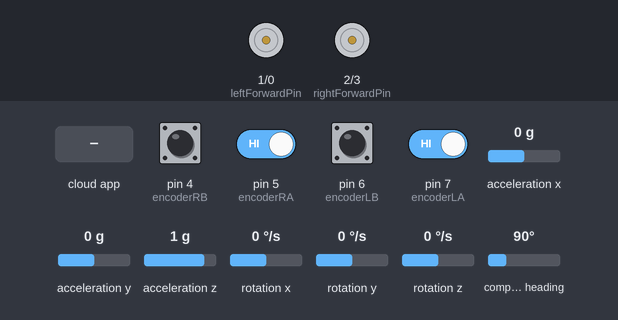
The sketch below on a simulated Arduino Uno, built for the host (arithmetic inside an expression is 32-bit, double 64-bit). Parts: motor-driver pin pairs drawn as motors (green arrow = first pin HIGH = forward, orange = second pin HIGH = backward, longer = more drive, scaled by the enable pin). Inputs (shaded band) come from the test bench; at power-on: pin 4 (encoderRB), pin 5 (encoderRA), pin 6 (encoderLB), pin 7 (encoderLA) HIGH, acceleration x 0 g, acceleration y 0 g, acceleration z 1 g, rotation x 0 °/s, rotation y 0 °/s, rotation z 0 °/s, compass heading 90°. The ROS host is connected and sends only what is stated.

Above: at 3.3 s.
3.4 s: the phone or cloud app sets linear.x to -100
At 3.7 s:
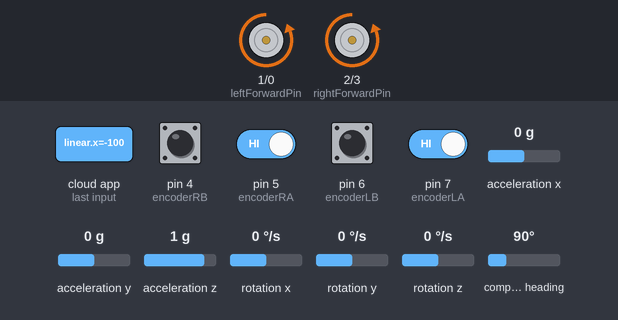
4.9 s: the phone or cloud app sets angular.z to -100
At 6.1 s:
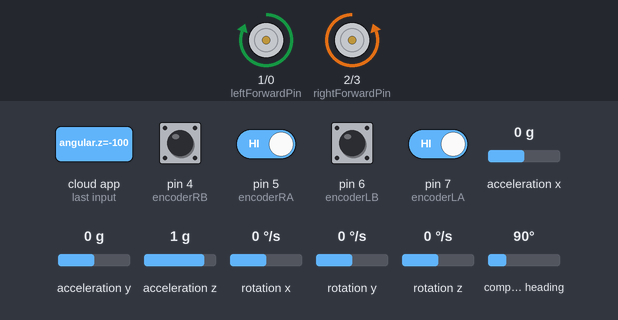
6.4 s: the phone or cloud app sets angular.z to 100
At 7.2 s:
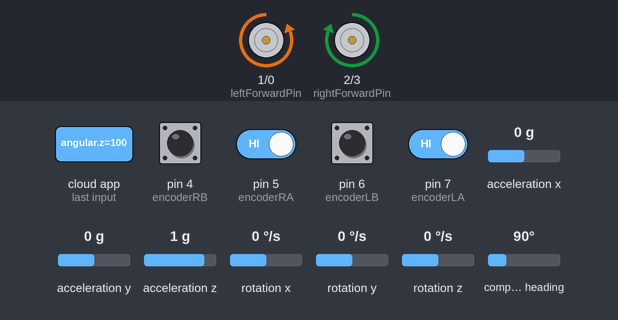
7.9 s: the phone or cloud app sets angular.z to 0
At 8.4 s:
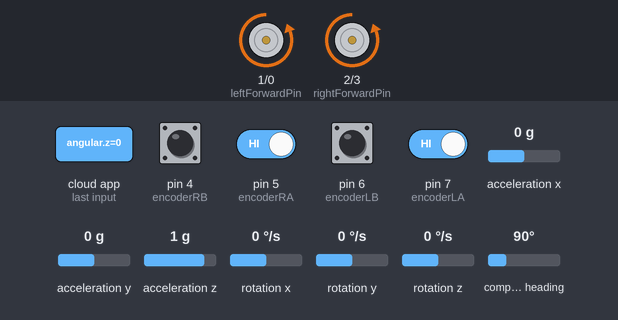
9.4 s: the phone or cloud app sets linear.x to 0
At 10.5 s:
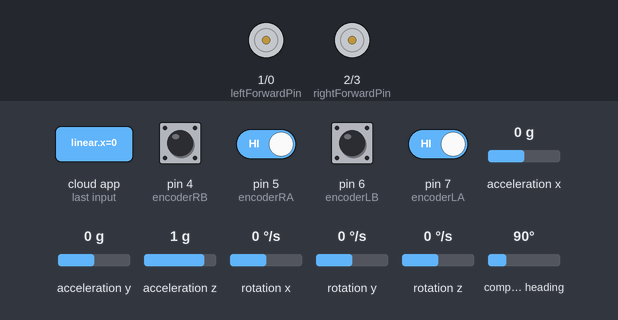
10.9 s: the phone or cloud app sets linear.x to 100
At 11.7 s:
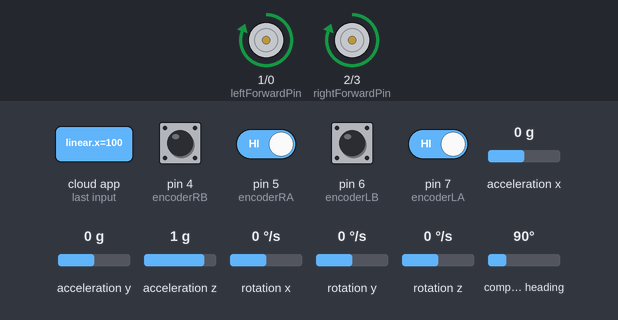
Timing chart, 0 to 13.4 s (numbered marks = the images above; inputs shaded):
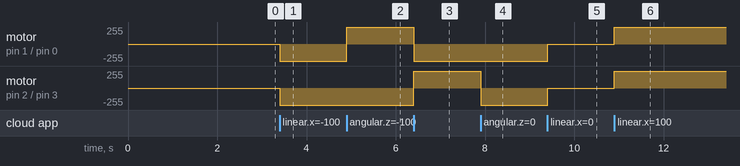

The sketch:

firmware.ino
```cpp
/*
   ------------libraries--
*/
#define USE_USBCON              //for serial connection
#include <ros.h>
#include <ros/time.h>
#include <geometry_msgs/Twist.h>
#include <geometry_msgs/Pose2D.h>
#include <sensor_msgs/Range.h>
#include <Wire.h>
#include <QuadratureEncoder.h>
#include <Odometer.h>
#include <math.h>
#include <Adafruit_Sensor.h>
#include <Adafruit_BNO055.h>
#include <utility/imumaths.h>
#include <Scheduler.h>
#include <Arduino.h>
#include <SPI.h>

/*
   ------------general variables--
*/
//motor controller pin setup
const int leftForwardPin = 1;
const int leftBackwardPin = 0;
const int rightForwardPin = 2;
const int rightBackwardPin = 3;
const int leftMotorPwm = 19;
const int rightMotorPwm = 18;
//encoder pin setup
const int encoderLA = 7;
const int encoderLB = 6;
const int encoderRA = 5;
const int encoderRB = 4;
//bno055 setup
Adafruit_BNO055 bno = Adafruit_BNO055(55);
imu::Vector<3> gyro;
const int bnoRstPin = 8;
//localizaton variables
float head = 0;
float xVector = 0;
float yVector = 0;
float dWay = 0;
float ddWay = 0;
float hold = 0;
//object definitions
Encoder leftEncoder(LEFT);
Encoder rightEncoder(RIGHT);
Odometer odom;
// robots physical values
const double radius_of_wheels = 2.96;      //r(cm)
const double wide_length = 13.6;          //l(cm)
const float motor_one_turn_tick = 297.0;
const float perimeter_of_wheels = 0.186;  //(m)  0.161
const float max_velocity = 0.5;           //(m/s)

/*
    ---------function declerations--
*/
void rightHandlerA();   //functions for encoder interrupt handlers
void rightHandlerB();
void leftHandlerA();
void leftHandlerB();
void cmd_vel_handle(const geometry_msgs::Twist& msg);
void fix_velocities();
float absoluteValue(float value);
float map_func(float value, float inMin, float inMax, float outMin, float outMax);
inline double degToRad(double deg);

/*
   ---------function variable definitions--
*/
//cmd velocity handler
float fwd_message;
float turn_message;
float right_cmd_vel;
float left_cmd_vel;
int mapped_right_vel;
int mapped_left_vel;
//velocity fixerl
long right_enc_pos;
long right_enc_old_pos;
long left_enc_pos;
long left_enc_old_pos;
unsigned long enc_velfix_time_now;
unsigned long enc_velfix_time_old;
float right_enc_vel;
float left_enc_vel;
//pose2d
double x = 1.0;
double y = 0.0;
double theta = 1.57;

/*
    ------------- ROS ------------
*/
ros::NodeHandle  nh;                  //for serial connections (in this case we used wifi)

//pose2d
geometry_msgs::Pose2D pose2d;
ros::Publisher ros_odom("/seyyah/pose2d", &pose2d);

//cmd velocity
ros::Subscriber<geometry_msgs::Twist> sub("/seyyah/cmd_vel", &cmd_vel_handle );

/*
    ------------- ARDUINO ------------
*/
void setup(){
  //rosnode initialize
  nh.initNode();
  nh.subscribe(sub);
  nh.advertise(ros_odom);
  delay(1000);

  //motor encoders setup
  rightEncoder.attach(encoderRA, encoderRB);
  leftEncoder.attach(encoderLA, encoderLB);
  leftEncoder.initialize();
  rightEncoder.initialize();
  attachInterrupt(digitalPinToInterrupt(encoderLA), leftHandlerA , CHANGE);
  attachInterrupt(digitalPinToInterrupt(encoderLB), leftHandlerB , CHANGE);
  attachInterrupt(digitalPinToInterrupt(encoderRA), rightHandlerA , CHANGE);
  attachInterrupt(digitalPinToInterrupt(encoderRB), rightHandlerB , CHANGE);

  //motor controller setup
  pinMode(leftForwardPin,OUTPUT);
  pinMode(leftBackwardPin,OUTPUT);
  pinMode(rightForwardPin,OUTPUT);
  pinMode(rightBackwardPin,OUTPUT);
  pinMode(rightMotorPwm, OUTPUT);
  pinMode(leftMotorPwm, OUTPUT);

  //reset bno055
  pinMode(bnoRstPin, OUTPUT);
  digitalWrite(bnoRstPin, LOW);
  delay(500);
  digitalWrite(bnoRstPin, HIGH);
  delay(500);

  //initialize bno055 absolute orientation sensor
  while (!bno.begin()) {
    nh.logerror("Ooops, no BNO055 detected ... Check your wiring or I2C ADDR!");
    delay(100);
  }
  bno.setExtCrystalUse(true);
  delay(100);

  //save encoders first variables as old
  right_enc_old_pos = rightEncoder.encoderTicks;
  left_enc_old_pos = leftEncoder.encoderTicks;
  enc_velfix_time_old = millis();
}

void loop(){
  //get values from encoders for odometer
  hold = odom.getWay();
  dWay = hold - ddWay;
  ddWay = hold;
  sensors_event_t event;
  bno.getEvent(&event);
  gyro = bno.getVector(Adafruit_BNO055::VECTOR_GYROSCOPE);

  yVector = yVector - dWay * sin(degToRad(event.orientation.x));
  xVector = xVector + dWay * cos(degToRad(event.orientation.x));

  //correct the orientation
  pose2d.x = xVector / 10.0;
  pose2d.y = yVector / 10.0;
  pose2d.theta = degToRad(map_func(event.orientation.x , 0 , 360 , 360 , 0));
  ros_odom.publish( &pose2d );

  fix_velocities();

  nh.spinOnce();
  delay(2);
}

/*
  ------------functions bodies-------
*/
void rightHandlerA() {
  rightEncoder.handleInterruptGreen();
  odom.rightEncoderTick = rightEncoder.encoderTicks;
}
void rightHandlerB() {
  rightEncoder.handleInterruptYellow();
  odom.rightEncoderTick = rightEncoder.encoderTicks;
}
void leftHandlerA() {
  leftEncoder.handleInterruptGreen();
  odom.leftEncoderTick = leftEncoder.encoderTicks;
}
void leftHandlerB() {
  leftEncoder.handleInterruptYellow();
  odom.leftEncoderTick = leftEncoder.encoderTicks;
}

// returns absolute values of mapped velocities because we used negativity for direction setting
float absoluteValue(float value){
  if (value < 0)
    return (value * -1);
  else
    return value;
}

float map_func(float value, float inMin, float inMax, float outMin, float outMax) {
  return (value - inMin) * (outMax - outMin) / (inMax - inMin) + outMin;
}

//reads cmd_vel topic then turns the motors
void cmd_vel_handle( const geometry_msgs::Twist& msg){
  fwd_message = msg.linear.x;
  turn_message = msg.angular.z;
  right_cmd_vel = (((2.0 * fwd_message)+(turn_message * wide_length)) / (2.0 * radius_of_wheels));
  left_cmd_vel = (((2.0 * fwd_message)-(turn_message * wide_length)) / (2.0 * radius_of_wheels));
  mapped_right_vel = int(map_func(absoluteValue(right_cmd_vel) , 0 , max_velocity , 20 , 255));
  mapped_left_vel = int(map_func(absoluteValue(left_cmd_vel) , 0 , max_velocity , 20 , 255)+4);

  if (right_cmd_vel >= 0){
    digitalWrite(rightForwardPin,HIGH);
    digitalWrite(rightBackwardPin,LOW);
  }
  else{
    digitalWrite(rightForwardPin,LOW);
    digitalWrite(rightBackwardPin,HIGH);
  }
  if (left_cmd_vel >= 0){
    digitalWrite(leftForwardPin,HIGH);
    digitalWrite(leftBackwardPin,LOW);
  }
  else{
    digitalWrite(leftForwardPin,LOW);
    digitalWrite(leftBackwardPin,HIGH);
  }

  if(mapped_right_vel > 255){
    analogWrite(rightMotorPwm,255);
  }
  else if(mapped_right_vel < 25){
    analogWrite(rightMotorPwm,0);
  }
  else{
    analogWrite(rightMotorPwm,mapped_right_vel);
  }
  if(mapped_left_vel > 255){
    analogWrite(leftMotorPwm,255);
  }
  else if(mapped_left_vel < 29){
    analogWrite(leftMotorPwm,0);
  }
  else{
    analogWrite(leftMotorPwm,mapped_left_vel);
  }
}

// fixes if wheels dont turn as expected velocity
void fix_velocities(){
  right_enc_pos = rightEncoder.encoderTicks;
  left_enc_pos = leftEncoder.encoderTicks;
  enc_velfix_time_now = millis();
  right_enc_vel = (absoluteValue(((right_enc_pos-right_enc_old_pos) / motor_one_turn_tick) * perimeter_of_wheels)/(enc_velfix_time_now-enc_velfix_time_old))*1000;// multiplied with 1000 for turning m/ms to m/s
  left_enc_vel  = (absoluteValue(((left_enc_pos -left_enc_old_pos)  / motor_one_turn_tick) * perimeter_of_wheels)/(enc_velfix_time_now-enc_velfix_time_old))*1000;// multiplied with 1000 for turning m/ms to m/s
  right_enc_old_pos = right_enc_pos;
  left_enc_old_pos = left_enc_pos;
  enc_velfix_time_old = enc_velfix_time_now;
  if (mapped_right_vel != 255){ //if it is 255 we can not increase anymore
    if (absoluteValue(right_cmd_vel) - right_enc_vel > 0.1){
      mapped_right_vel += (absoluteValue(right_cmd_vel) - right_enc_vel)*10;
      if (mapped_right_vel > 255){mapped_right_vel = 255;}
      analogWrite(rightMotorPwm,mapped_right_vel);
    }
  }
  if (right_enc_vel - absoluteValue(right_cmd_vel) > 0.1){
    mapped_right_vel -= (right_enc_vel - absoluteValue(right_cmd_vel))*10;
      if (mapped_right_vel < 0){mapped_right_vel = 0;}
      analogWrite(rightMotorPwm,mapped_right_vel);
  }
  if (mapped_left_vel != 255){  //if it is 255 we can not increase anymore
    if (absoluteValue(left_cmd_vel) - left_enc_vel > 0.1){
      mapped_left_vel += (absoluteValue(left_cmd_vel) - left_enc_vel)*10;
      if (mapped_left_vel > 255){mapped_left_vel = 255;}
      analogWrite(leftMotorPwm,mapped_left_vel);
    }
  }
  if (left_enc_vel - absoluteValue(left_cmd_vel) > 0.1){
    mapped_left_vel -= (left_enc_vel - absoluteValue(left_cmd_vel))*10;
      if (mapped_left_vel < 0){mapped_left_vel = 0;}
      analogWrite(leftMotorPwm,mapped_left_vel);
  }
}

inline double degToRad(double deg) {
  return deg * M_PI / 180.0;
}
```

Measured:
- after the input at 3.4 s, motor on pin 1 (leftForwardPin) / pin 0 (leftBackwardPin), motor on pin 2 (rightForwardPin) / pin 3 (rightBackwardPin): stopped → backward 255/255 at once
- after the input at 4.9 s, motor on pin 1 (leftForwardPin) / pin 0 (leftBackwardPin): backward 255/255 → forward 255/255 at once
- after the input at 6.4 s, motor on pin 1 (leftForwardPin) / pin 0 (leftBackwardPin): forward 255/255 → backward 255/255 at once; motor on pin 2 (rightForwardPin) / pin 3 (rightBackwardPin): backward 255/255 → forward 255/255 at once
- after the input at 7.9 s, motor on pin 2 (rightForwardPin) / pin 3 (rightBackwardPin): forward 255/255 → backward 255/255 at once
- after the input at 9.4 s, motor on pin 1 (leftForwardPin) / pin 0 (leftBackwardPin), motor on pin 2 (rightForwardPin) / pin 3 (rightBackwardPin): backward 255/255 → stopped at once
- after the input at 10.9 s, motor on pin 1 (leftForwardPin) / pin 0 (leftBackwardPin), motor on pin 2 (rightForwardPin) / pin 3 (rightBackwardPin): stopped → forward 255/255 at once
